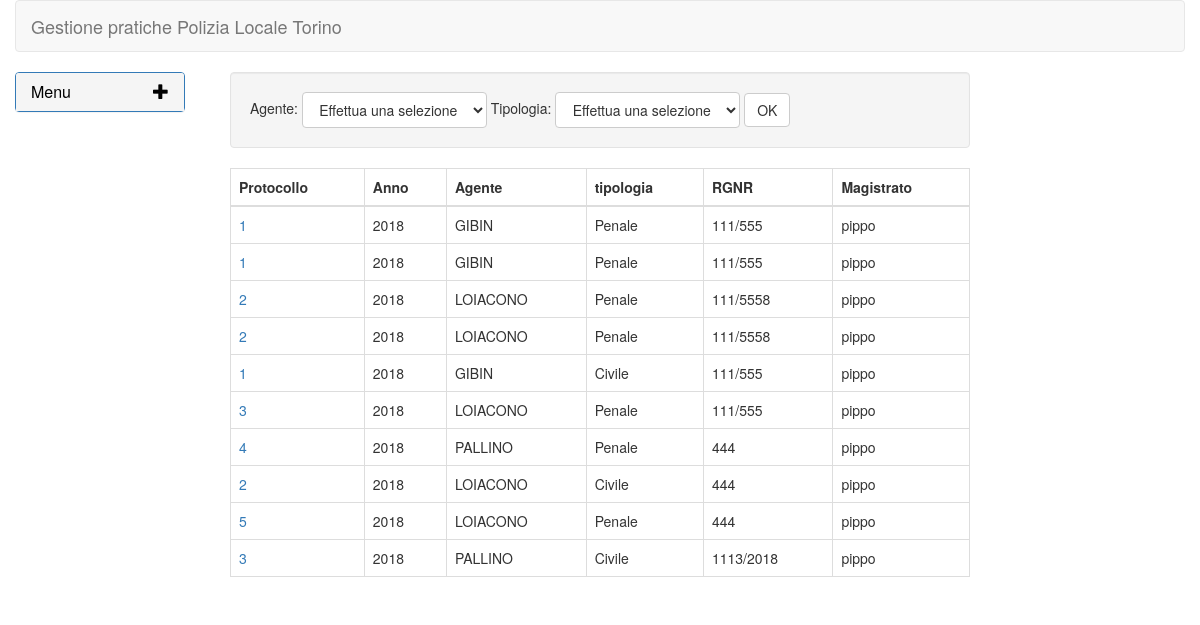
Page /pratiche/ (signed in) on the committed database.
### pratiche/models.py (models this page shows, shortened)
class Pratica(models.Model):
	prot = models.IntegerField(null=False, blank=False)
	timestamp = models.DateTimeField(auto_now_add=True, auto_now=False)
	tipologia = models.PositiveSmallIntegerField(choices=tipo_choices)
	agente = models.ForeignKey('Agente', on_delete=models.SET_NULL, null=True, blank=True)
	magistrato = models.ForeignKey('Magistrato', on_delete=models.SET_NULL, null=True, blank=True)
	rgnr = models.CharField(max_length=10)
	fncr = models.CharField(max_length=10, choices=fncr_choices)
	data_delega = models.DateField(auto_now=False, auto_now_add=False)
	indagati = models.ForeignKey('Indagato', on_delete=models.SET_NULL, null=True, blank=True)
	attivita = models.TextField(max_length=1000, null=True, blank=True)
	data_restituzione = models.DateField(auto_now=False, auto_now_add=False, null=True, blank=True)
	note = models.TextField(max_length=1000, null=True, blank=True)
	def get_absolute_url(self):
		return reverse('pratiche:pratica-detail',kwargs={'id':self.id})

class Agente(models.Model):
	nome = models.CharField(max_length=50, null=True, blank=True)
	cognome = models.CharField(max_length=50, null=False, blank=False)
	caratt = models.CharField(max_length=7, null=False, blank=False, default='')
	def __str__(self):
		return self.cognome

class Magistrato(models.Model):
	nome = models.CharField(max_length=50, null=True, blank=True)
	cognome = models.CharField(max_length=50, null=False, blank=False)
	ufficio = models.CharField(max_length=100, null=True, blank=True)
	tel_ufficio = models.CharField(max_length=15, null=False, blank=False, default='No')
	cellulare = models.CharField(max_length=15, null=True, blank=True)
	def __str__(self):
		return self.cognome

### pratiche/views.py (the view)
# urls.py: path('', views.pratica_list_view, name='pratica-list'),
def pratica_list_view(request):
	if request.method == 'POST':
		agente = request.POST.get('cboAgent')
		tipo = request.POST.get('cboTipo')
		if not agente and not tipo:	#Ok senza nessun parametro
			object_list = Pratica.objects.all()
		elif not agente:	#solo tipologia
			object_list = Pratica.objects.filter(tipologia = tipo)
		elif not tipo:		#solo agente
			if agente == 'all':		#tutti gli agenti
				object_list = Pratica.objects.all()
			else:					#un solo agente
				object_list = Pratica.objects.filter(agente = agente)
		else:				#entrambi i parametri
			if agente == 'all':
				object_list = Pratica.objects.all()
			else:
				object_list = Pratica.objects.filter(tipologia = tipo, agente = agente)
	else:
		object_list = Pratica.objects.all()
	agenti_list = Agente.objects.all()
	tipo_list = tipo_choices
	context = {
		'object_list': object_list,
		'agenti_list': agenti_list,
		'tipo_list': tipo_list
	}
	return render(request, 'pratiche/pratica_list.html', context)

### pratiche/templates/pratiche/pratica_list.html (shortened to what this page needs)
{% extends 'base.html' %}
{% block content %}
<form action='.' method='POST'>
	<div class="container-fluid">
		<div class="well">
			Agente:
			<select name="cboAgent" class="btn btn-default dropdown-toggle">
				<option disabled selected>Effettua una selezione</option>
			</select>
			Tipologia:
			<select name="cboTipo" class="btn btn-default dropdown-toggle">
				<option disabled selected>Effettua una selezione</option>
			</select>
			<button type="submit", class="btn btn-default">OK</button>
		</div>
 	</div>
	<div class="container-fluid">
		<table class="table table-bordered">
		  <thead>
		    <tr>
				<th scope="col">Protocollo</th>
		        <th scope="col">Anno</th>
		        <th scope="col">Agente</th>
		        <th scope="col">tipologia</th>
		        <th scope="col">RGNR</th>
		        <th scope="col">Magistrato</th>
		    </tr>
		   </thead>
		  <tbody>
		    {% for obj in object_list %}
		    <tr>
		      <td><a href='{{ obj.get_absolute_url }}'>{{ obj.prot }}</a></td>
		      <td>{{ obj.timestamp|date:'Y' }}</td>
		      <td>{{ obj.agente }}</td>
		      <td>{{ obj.get_tipologia_display }}</td>
		      <td>{{ obj.rgnr }}</td>
		      <td>{{ obj.magistrato }}</td>
		    </tr>
		    {% endfor %}
		   </tbody>
		</table>
	</div>
</form>
{% endblock %}

### pratiche/templates/base.html (shortened to what this page needs)
<!DOCTYPE html>
<html>
<head>
    <link href="//maxcdn.bootstrapcdn.com/bootstrap/3.3.0/css/bootstrap.min.css" rel="stylesheet" id="bootstrap-css">
</head>
<body>
    {% if user.is_authenticated %}
       <div class="container-fluid">
           <nav class="navbar navbar-default">
                <div class="container-fluid">
                    <div class="navbar-header">
                        <a class="navbar-brand" href="/pratiche">Gestione pratiche Polizia Locale Torino</a>
                    </div>
                </div>
            </nav>
        </div>
        <div class="container-fluid">
            <div class="row">
                <div class="col-sm-2">
                    <div class="panel-group" id="accordion" role="tablist" aria-multiselectable="true">
                        <div class="panel panel-primary">
                            <div class="panel-heading" role="tab" id="headingOne" style="background-color: #f5f5f5">
                                <h4 class="panel-title">
                                <a role="button" data-toggle="collapse" data-parent="#accordion" href="#collapseOne" aria-expanded="false" aria-controls="collapseOne" class="collapsed" style="color: #000">
                                Menu <span class="glyphicon glyphicon-plus pull-right" aria-hidden="true"></span>
                                </a>
                                </h4>
                            </div>
                        </div>
                    </div>
                </div>
                <div class="col-sm-8">
                	{% block content %}
                	{% endblock %}
                </div>
            </div>
        </div>
    {% else %}
        <div class="container-fluid">
            <h2>Attenzione! Non sei logato!</h2>
            <a href="{% url 'login' %}" class="btn btn-default" role="button">Login</a>
        </div>
    {% endif %}
</body>
</html>

### rows in the picture
Pratica: prot "1", timestamp "2018", agente "GIBIN", tipologia "Penale", rgnr "111/555", magistrato "pippo"
Pratica: prot "1", timestamp "2018", agente "GIBIN", tipologia "Penale", rgnr "111/555", magistrato "pippo"
Pratica: prot "2", timestamp "2018", agente "LOIACONO", tipologia "Penale", rgnr "111/5558", magistrato "pippo"
Pratica: prot "2", timestamp "2018", agente "LOIACONO", tipologia "Penale", rgnr "111/5558", magistrato "pippo"
Pratica: prot "1", timestamp "2018", agente "GIBIN", tipologia "Civile", rgnr "111/555", magistrato "pippo"
Pratica: prot "3", timestamp "2018", agente "LOIACONO", tipologia "Penale", rgnr "111/555", magistrato "pippo"
Pratica: prot "4", timestamp "2018", agente "PALLINO", tipologia "Penale", rgnr "444", magistrato "pippo"
Pratica: prot "2", timestamp "2018", agente "LOIACONO", tipologia "Civile", rgnr "444", magistrato "pippo"
Pratica: prot "5", timestamp "2018", agente "LOIACONO", tipologia "Penale", rgnr "444", magistrato "pippo"
Pratica: prot "3", timestamp "2018", agente "PALLINO", tipologia "Civile", rgnr "1113/2018", magistrato "pippo"
